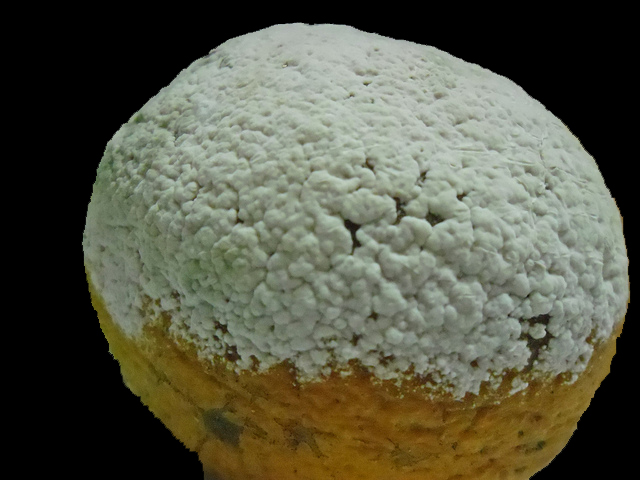
//> input picture testandoAarea/11.jpg, 640 x 480 px
$ ./main   (built with g++ and OpenCV 4)
//> lines starting //> are read from the running program, lines starting //| are printed output that depends on the picture; after the words box and inside, x2 and y2 are one past the last pixel; in counts of white or black regions, pixels touching at a corner belong together
#include "opencv2/highgui/highgui.hpp"
#include "opencv2/imgproc/imgproc.hpp"
#include <iostream>
#include <stdio.h>
#include <stdlib.h>

using namespace cv;
using namespace std;

Mat src; Mat src_gray;
int thresh = 100;
int max_thresh = 255;
RNG rng(12345);

/// Function header
void thresh_callback(int, void* );

/** @function main */
int main( int argc, char** argv )
{
  /// Load source image and convert it to gray
  src = imread("11.jpg", 1 );
//> src is the input picture: 480 rows x 640 cols, CV_8UC3; mean B, G, R 69.3, 86.6, 86.1

  /// Convert image to gray and blur it
  cvtColor( src, src_gray, CV_BGR2GRAY );
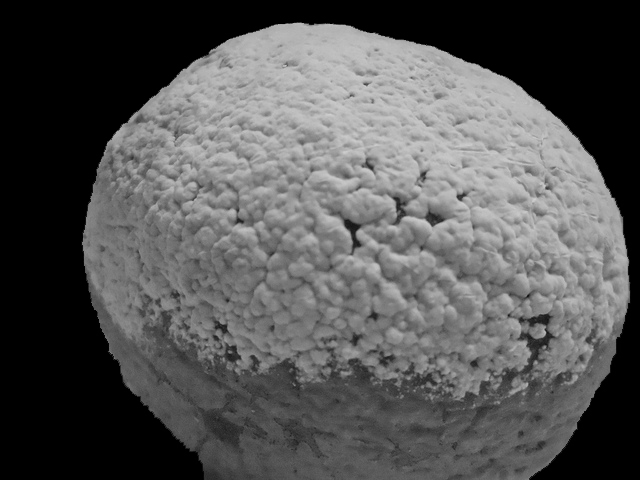
//> src_gray: 480 rows x 640 cols, CV_8UC1; min 0, max 208, mean 84.5
  blur( src_gray, src_gray, Size(3,3) );

  /// Create Window
  char* source_window = "Source";
  namedWindow( source_window, CV_WINDOW_AUTOSIZE );
  imshow( source_window, src );

  createTrackbar( " Canny thresh:", "Source", &thresh, max_thresh, thresh_callback );
  thresh_callback( 0, 0 );

  waitKey(0);
  return(0);
}

/** @function thresh_callback */
void thresh_callback(int, void* )
{
  Mat canny_output;
  vector<vector<Point> > contours;
  vector<Vec4i> hierarchy;

  /// Detect edges using canny
  Canny( src_gray, canny_output, thresh, thresh*2, 3 );
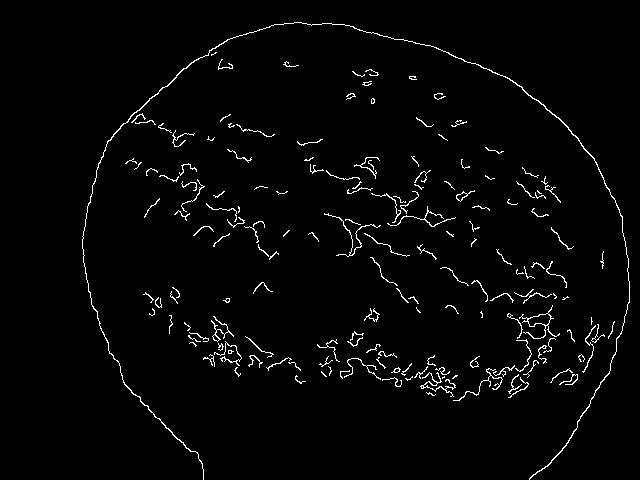
//> canny_output: 480 rows x 640 cols, CV_8UC1; 2.3% white in thin lines or dots, all inside (x1, y1, x2, y2) = (82, 22, 630, 480)
  /// Find contours
  findContours( canny_output, contours, hierarchy, CV_RETR_TREE, CV_CHAIN_APPROX_SIMPLE, Point(0, 0) );
//> contours = 178 contours, 164 with area under 20; largest, box (x1, y1, x2, y2) and area: (82, 22, 630, 480) 372, (519, 305, 560, 339) 228, (527, 313, 551, 327) 188, (456, 190, 475, 202) 59, (211, 316, 234, 342) 54

  /// Get the moments
  vector<Moments> mu(contours.size() );
//> mu = 178 items
  for( int i = 0; i < contours.size(); i++ )
     { mu[i] = moments( contours[i], false ); }

  ///  Get the mass centers:
  vector<Point2f> mc( contours.size() );
  for( int i = 0; i < contours.size(); i++ )
     { mc[i] = Point2f( mu[i].m10/mu[i].m00 , mu[i].m01/mu[i].m00 ); }
//> after the loop, mc = 178 Points (x, y), first 12: [430, 393.5], [520.3, 387.3], [395.6, 381.8], [443, 377], [407.9, 378.5], [454.5, 376.2], [297.5, 379.7], [570.5, 380.1], [513.4, 384.3], [435.7, 383.6], [422, 386.5], [323.3, 373.7]

  /// Draw contours
  Mat drawing = Mat::zeros( canny_output.size(), CV_8UC3 );
  for( int i = 0; i< contours.size(); i++ )
     {
       Scalar color = Scalar( rng.uniform(0, 255), rng.uniform(0,255), rng.uniform(0,255) );
       drawContours( drawing, contours, i, color, 2, 8, hierarchy, 0, Point() );
       circle( drawing, mc[i], 4, color, -1, 8, 0 );
     }
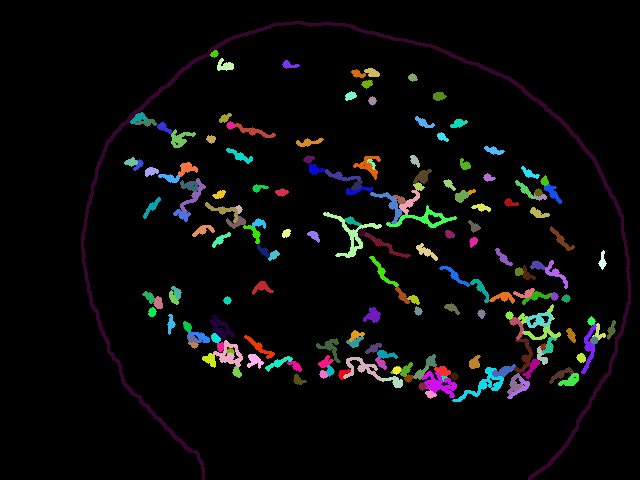
//> drawing: 480 rows x 640 cols, CV_8UC3; mean B, G, R 9.3, 9.2, 9.2

  /// Show in a window
  namedWindow( "Contours", CV_WINDOW_AUTOSIZE );
  imshow( "Contours", drawing );

  /// Calculate the area with the moments 00 and compare with the result of the OpenCV function
  printf("\t Info: Area and Contour Length \n");
  for( int i = 0; i< contours.size(); i++ )
     {
       printf(" * Contour[%d] - Area (M_00) = %.2f - Area OpenCV: %.2f - Length: %.2f \n", i, mu[i].m00, contourArea(contours[i]), arcLength( contours[i], true ) );
       Scalar color = Scalar( rng.uniform(0, 255), rng.uniform(0,255), rng.uniform(0,255) );
       drawContours( drawing, contours, i, color, 2, 8, hierarchy, 0, Point() );
       circle( drawing, mc[i], 4, color, -1, 8, 0 );
     }
//> this loop made 178 passes
//|  * Contour[0] - Area (M_00) = 4.00 - Area OpenCV: 4.00 - Length: 22.97
//|  * Contour[1] - Area (M_00) = 14.00 - Area OpenCV: 14.00 - Length: 77.74
//|  * Contour[2] - Area (M_00) = 6.50 - Area OpenCV: 6.50 - Length: 71.70
//|  * Contour[3] - Area (M_00) = 1.00 - Area OpenCV: 1.00 - Length: 6.83
//|  * Contour[4] - Area (M_00) = 3.00 - Area OpenCV: 3.00 - Length: 19.31
//|  * Contour[5] - Area (M_00) = 4.00 - Area OpenCV: 4.00 - Length: 12.49
//|  * Contour[6] - Area (M_00) = 6.50 - Area OpenCV: 6.50 - Length: 34.38
//|  * Contour[7] - Area (M_00) = 12.50 - Area OpenCV: 12.50 - Length: 87.01
//> (output is shown up to pass 8 of 178)
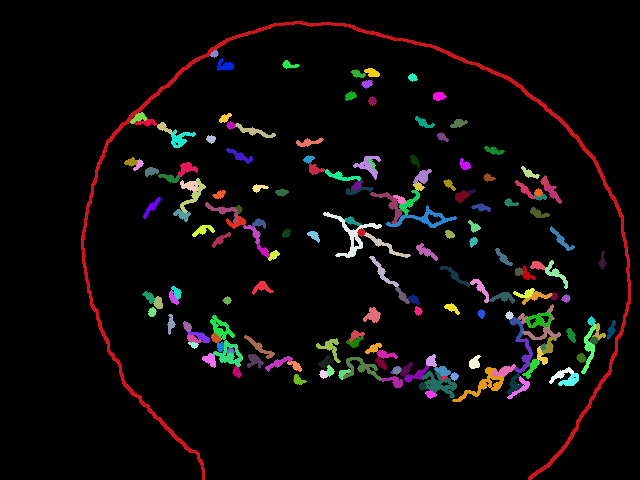
//> drawing: 480 rows x 640 cols, CV_8UC3; 8.2% of pixels changed, all inside (x1, y1, x2, y2) = (81, 21, 631, 480)
}

$ run again, with testandoAarea/13.jpg copied over testandoAarea/11.jpg
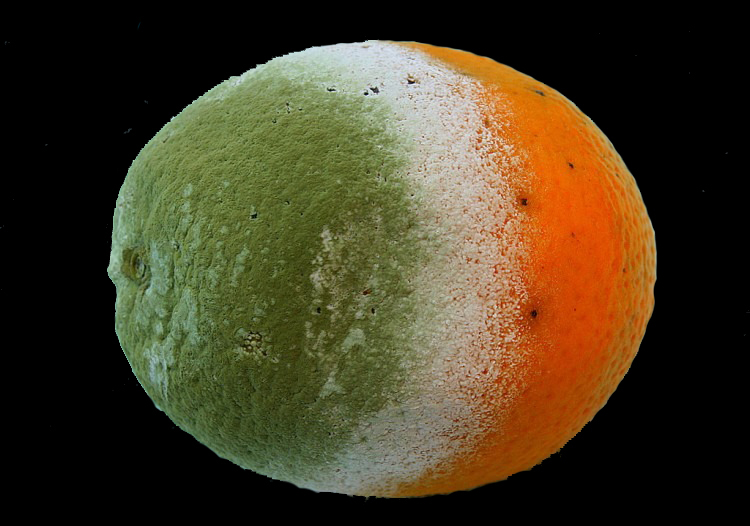
//> input picture testandoAarea/13.jpg, 750 x 526 px
//> src is the input picture: 526 rows x 750 cols, CV_8UC3; mean B, G, R 34.2, 58.5, 68.8
//> in thresh_callback, `Canny( src_gray, canny_output, thresh, thresh*2, 3 );`:
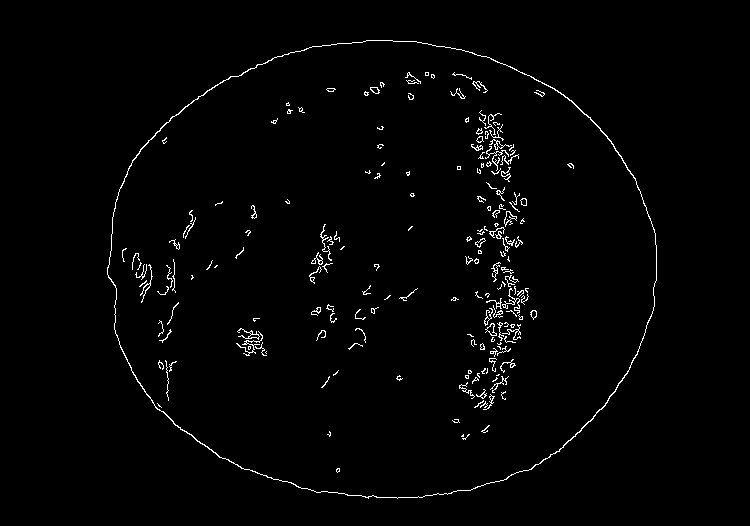
//> canny_output: 526 rows x 750 cols, CV_8UC1; 1.6% white in thin lines or dots, all inside (x1, y1, x2, y2) = (107, 40, 657, 499)
//> contours = 262 contours, 229 with area under 20; largest, box (x1, y1, x2, y2) and area: (107, 40, 657, 499) 198964, (107, 40, 657, 499) 198558, (504, 211, 517, 227) 71, (485, 323, 497, 336) 62, (504, 211, 517, 225) 60
//> mu = 262 items
//> after the loop in thresh_callback, `for( int i = 0; i < contours.size(); i++ )`: mc = 262 Points (x, y), first 12: [381.3, 269.3], [381.3, 269.3], [337.5, 469.8], [337.5, 470], [465.7, 436.6], [462.3, 435.3], [329.5, 433.5], [485.4, 428.2], [455.2, 420.8], [158.8, 405.2], [483.1, 404.9], [478.8, 403.7]
//> the loop in thresh_callback, `for( int i = 0; i< contours.size(); i++ )` made 262 passes
//|  * Contour[0] - Area (M_00) = 198963.50 - Area OpenCV: 198963.50 - Length: 1701.17
//|  * Contour[1] - Area (M_00) = 198557.50 - Area OpenCV: 198557.50 - Length: 1696.83
//|  * Contour[2] - Area (M_00) = 9.50 - Area OpenCV: 9.50 - Length: 12.24
//|  * Contour[3] - Area (M_00) = 7.00 - Area OpenCV: 7.00 - Length: 10.49
//|  * Contour[4] - Area (M_00) = 3.00 - Area OpenCV: 3.00 - Length: 20.14
//> (output is shown up to pass 5 of 262)
//> after the loop in thresh_callback, `for( int i = 0; i< contours.size(); i++ )`:
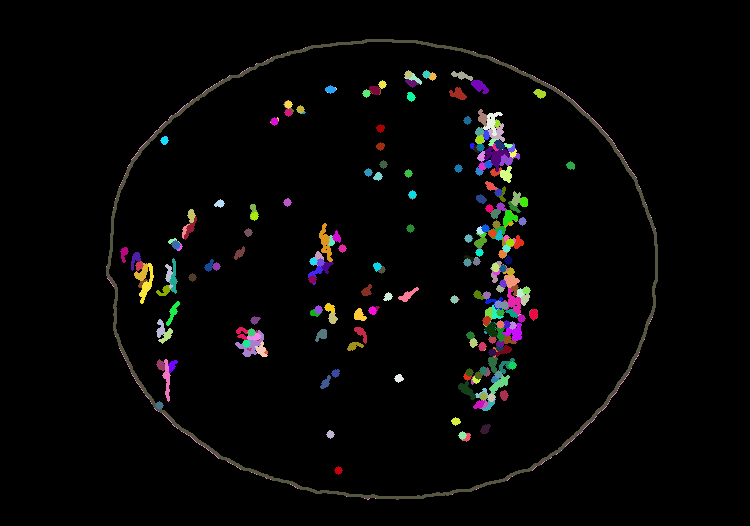
//> drawing: 526 rows x 750 cols, CV_8UC3; mean B, G, R 6, 6.2, 6.8
